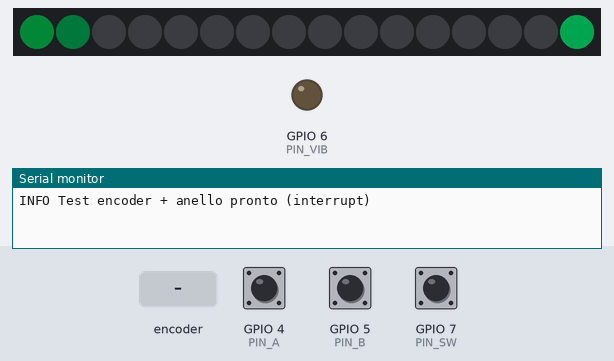
A sketch run on a simulated ESP32-S3. Parts: 16 RGB LEDs in strip order, left to right, output pins drawn as LEDs (lit = HIGH), the last lines printed to the serial monitor. Inputs (shaded band) come from the test bench; at power-on: GPIO 7 (PIN_SW) HIGH, GPIO 4 (PIN_A) HIGH, GPIO 5 (PIN_B) HIGH. Dim RGB values are drawn brighter than linear.

Above: at 2.2 s.
2.3 s: rotary encoder on GPIO 4 (PIN_A) / GPIO 5 (PIN_B) turned 2 steps (second pin leading)
At 3.8 s:
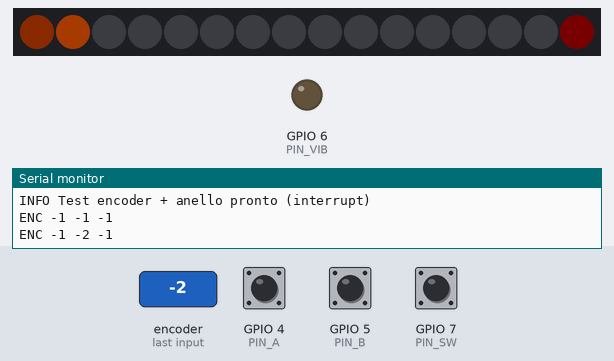
4.2 s: GPIO 7 (PIN_SW) pulled LOW for 0.15 s
At 4.33 s:
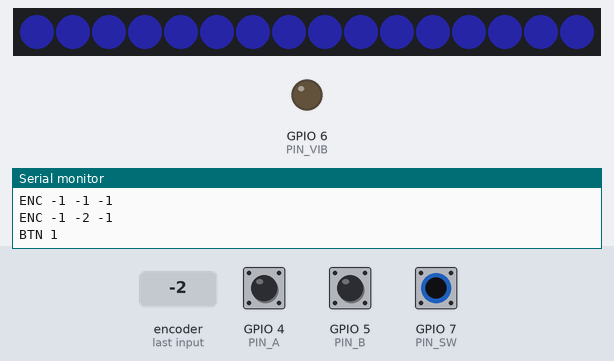
5.8 s: rotary encoder on GPIO 4 (PIN_A) / GPIO 5 (PIN_B) turned 1 step (first pin leading)
At 6.4 s:
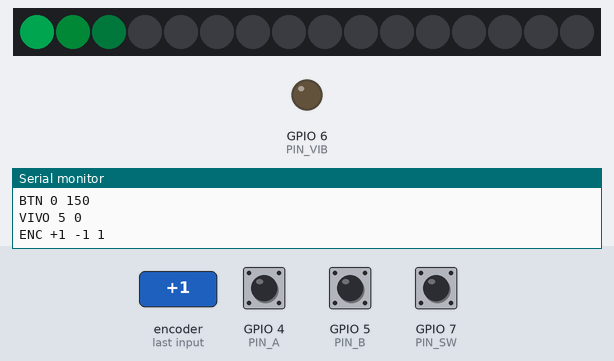
7.5 s: GPIO 7 (PIN_SW) pulled LOW for 3.2 s
At 8.4 s:
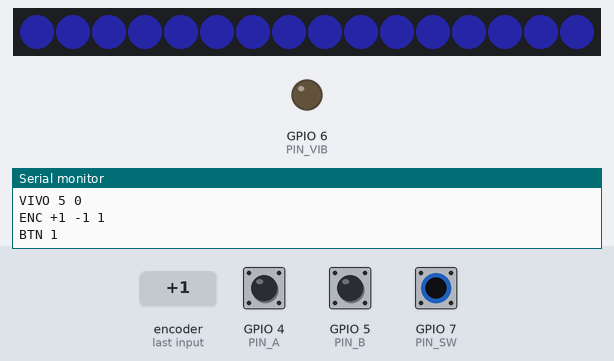
Timing chart, 0 to 10.5 s (numbered marks = the images above; inputs shaded):
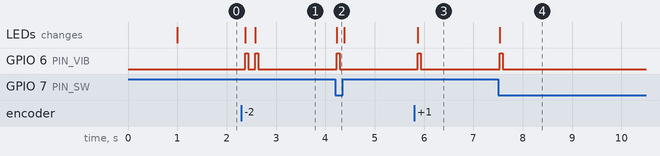

Measured:
- after the input at 2.3 s, GPIO 6 (PIN_VIB): alternates HIGH for 0.06 s and LOW for 0.14 s, 4 changes in all, then stays LOW, starting after 0.08 s; the LEDs: first change after 0.08 s (image 1 shows a later state)
- after the input at 4.2 s, GPIO 6 (PIN_VIB): LOW → HIGH at once, → LOW 0.06 s later; the LEDs: change at once (image 2)
- after the input at 5.8 s, GPIO 6 (PIN_VIB): LOW → HIGH after 0.08 s, → LOW 0.06 s later; the LEDs: change after 0.08 s (image 3)
- after the input at 7.5 s, GPIO 6 (PIN_VIB): LOW → HIGH at once, → LOW 0.06 s later; the LEDs: change at once (image 4)

The sketch:

test_comandi.ino
```cpp
// Test dei comandi: encoder EC11E + pulsante integrato + anello WS2812B 16 LED + vibrazione (ESP32-S3 SuperMini)
// A = GPIO4, B = GPIO5, C = GND; pulsante = GPIO7 e GND (pull-up interni).
// Anello: DI = GPIO2 (330 ohm in serie), alimentazione provvisoria da 5V/GND della scheda.
// Vibrazione: IN = GPIO6, VCC provvisorio da 5V. Impulsi brevi a piena potenza ("kick"):
// a 12 ms e 60% il motore non fa in tempo a partire.
// Encoder letto in interrupt: il conteggio non dipende dall'aggiornamento dell'anello.
// Seriale (USB, 115200): righe leggibili anche da monitor.html (Web Serial)
//   ENC <+1|-1> <posizione> <scatti nel blocco>
//   BTN 1                 pulsante premuto
//   BTN 0 <ms>            pulsante rilasciato dopo <ms>
//   VIVO <s> <errori>     battito ogni 5 s (errori = transizioni non valide)

#include <Adafruit_NeoPixel.h>

const int PIN_A = 4;
const int PIN_B = 5;
const int PIN_SW = 7;
const int PIN_ANELLO = 2;
const int PIN_VIB = 6;
const int NUM_LED = 16;
const uint8_t LUMINOSITA = 40;            // su 255: sicuro anche dalla USB
const unsigned long PERIODO_ANELLO = 20;  // ms tra due aggiornamenti dell'anello
const uint8_t VIB_DUTY = 255;             // piena potenza: impulsi brevi, il motore da 3 V li regge
const unsigned long VIB_SCATTO = 60;      // ms di vibrazione per ogni scatto
const unsigned long VIB_PAUSA_SCATTI = 110;  // ms minimi tra due vibrazioni da scatto (giro veloce)
const unsigned long VIB_PULSANTE = 60;    // ms di vibrazione alla pressione

Adafruit_NeoPixel anello(NUM_LED, PIN_ANELLO, NEO_GRB + NEO_KHZ800);

// Tabella di quadratura: indice = (stato precedente << 2) | stato attuale
const int8_t TABELLA[16] = {0, -1, 1, 0, 1, 0, 0, -1, -1, 0, 0, 1, 0, 1, -1, 0};

// Stato dell'encoder, aggiornato solo dall'interrupt
volatile uint8_t statoAB;
volatile int8_t transizioni = 0;
volatile int32_t posizioneIsr = 0;
volatile uint32_t nonValide = 0;

int32_t posizione = 0;  // ultima posizione mostrata
int ultimaDir = 1;

bool swPremuto = false;
bool swLetto = false;
unsigned long swCambio = 0;
unsigned long swInizio = 0;
unsigned long ultimoAnello = 0;
unsigned long ultimoVivo = 0;
bool anelloDaAggiornare = true;
unsigned long vibFine = 0;
unsigned long vibUltimoScatto = 0;
bool vibAccesa = false;

void vibra(unsigned long ms, uint8_t duty = VIB_DUTY) {
  ledcWrite(PIN_VIB, duty);
  vibAccesa = true;
  vibFine = millis() + ms;
}

void IRAM_ATTR isrEncoder() {
  uint8_t ora = (digitalRead(PIN_A) << 1) | digitalRead(PIN_B);
  if (ora == statoAB) return;
  int8_t d = TABELLA[(statoAB << 2) | ora];
  if (d == 0) nonValide++;
  transizioni += d;
  statoAB = ora;
  // Encoder 20 impulsi / 20 scatti: 4 transizioni per scatto, riposo su A=B=1
  if (ora == 3) {
    if (transizioni >= 2) posizioneIsr++;
    else if (transizioni <= -2) posizioneIsr--;
    transizioni = 0;
  }
}

// I LED dell'anello sono numerati in senso antiorario (visti dall'alto): indice invertito
int indiceLed(long pos) {
  return NUM_LED - 1 - ((pos % NUM_LED) + NUM_LED) % NUM_LED;
}

// LED della posizione acceso, i due precedenti come scia; verde avanti, arancio indietro
void mostraPosizione() {
  anello.clear();
  uint8_t r = ultimaDir > 0 ? 0 : 255;
  uint8_t g = ultimaDir > 0 ? 255 : 90;
  uint8_t b = ultimaDir > 0 ? 120 : 0;
  for (int k = 2; k >= 0; k--) {
    int div = 1 << (k * 2);  // 1, 4, 16
    anello.setPixelColor(indiceLed(posizione - k * ultimaDir), r / div, g / div, b / div);
  }
  anello.show();
}

void mostraPulsante() {
  anello.fill(anello.Color(60, 60, 255));
  anello.show();
}

void setup() {
  pinMode(PIN_VIB, OUTPUT);
  digitalWrite(PIN_VIB, LOW);  // motore fermo prima di tutto
  Serial.setTxTimeoutMs(0);  // senza pagina collegata la seriale non deve bloccare
  Serial.begin(115200);
  pinMode(PIN_A, INPUT_PULLUP);
  pinMode(PIN_B, INPUT_PULLUP);
  pinMode(PIN_SW, INPUT_PULLUP);
  anello.begin();
  anello.setBrightness(LUMINOSITA);
  anello.clear();
  anello.show();
  ledcAttach(PIN_VIB, 20000, 8);  // PWM a 20 kHz, non udibile
  ledcWrite(PIN_VIB, 0);
  delay(1000);
  statoAB = (digitalRead(PIN_A) << 1) | digitalRead(PIN_B);
  attachInterrupt(digitalPinToInterrupt(PIN_A), isrEncoder, CHANGE);
  attachInterrupt(digitalPinToInterrupt(PIN_B), isrEncoder, CHANGE);
  Serial.println("INFO Test encoder + anello pronto (interrupt)");
}

void loop() {
  unsigned long adesso = millis();

  // Encoder: legge la posizione contata dall'interrupt
  int32_t nuova = posizioneIsr;
  if (nuova != posizione) {
    int delta = nuova - posizione;
    ultimaDir = delta > 0 ? 1 : -1;
    posizione = nuova;
    Serial.printf("ENC %+d %ld %d\n", ultimaDir, (long)posizione, delta);
    anelloDaAggiornare = true;
    if (!swPremuto && adesso - vibUltimoScatto >= VIB_PAUSA_SCATTI) {
      vibUltimoScatto = adesso;
      vibra(VIB_SCATTO);
    }
  }

  // Pulsante con antirimbalzo 30 ms
  bool letto = digitalRead(PIN_SW) == LOW;
  if (letto != swLetto) {
    swLetto = letto;
    swCambio = adesso;
  }
  if (adesso - swCambio > 30 && swLetto != swPremuto) {
    swPremuto = swLetto;
    if (swPremuto) {
      swInizio = adesso;
      Serial.println("BTN 1");
      vibra(VIB_PULSANTE);
    } else {
      Serial.printf("BTN 0 %lu\n", adesso - swInizio);
    }
    anelloDaAggiornare = true;
  }

  // Anello: al massimo un aggiornamento ogni PERIODO_ANELLO ms
  if (anelloDaAggiornare && adesso - ultimoAnello >= PERIODO_ANELLO) {
    ultimoAnello = adesso;
    anelloDaAggiornare = false;
    if (swPremuto) mostraPulsante();
    else mostraPosizione();
  }

  if (vibAccesa && (long)(millis() - vibFine) >= 0) {
    ledcWrite(PIN_VIB, 0);
    vibAccesa = false;
  }

  if (adesso - ultimoVivo >= 5000) {
    ultimoVivo = adesso;
    Serial.printf("VIVO %lu %lu\n", adesso / 1000, (unsigned long)nonValide);
  }

  delay(1);
}
```
